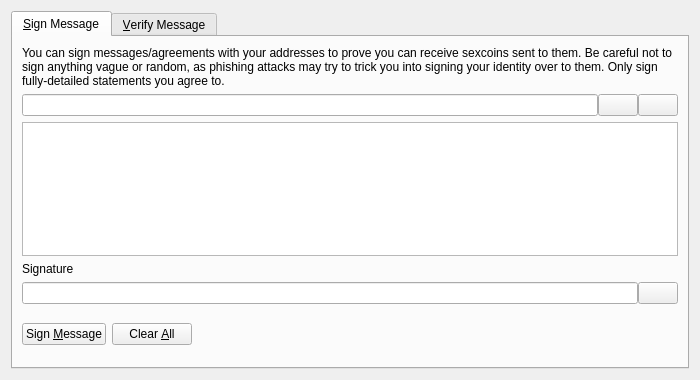
<?xml version="1.0" encoding="UTF-8"?>
<ui version="4.0">
 <class>SignVerifyMessageDialog</class>
 <widget class="QDialog" name="SignVerifyMessageDialog">
  <property name="geometry">
   <rect>
    <x>0</x>
    <y>0</y>
    <width>700</width>
    <height>380</height>
   </rect>
  </property>
  <property name="windowTitle">
   <string>Signatures - Sign / Verify a Message</string>
  </property>
  <property name="modal">
   <bool>true</bool>
  </property>
  <layout class="QVBoxLayout" name="verticalLayout">
   <item>
    <widget class="QTabWidget" name="tabWidget">
     <property name="currentIndex">
      <number>0</number>
     </property>
     <widget class="QWidget" name="tabSignMessage">
      <attribute name="title">
       <string>&amp;Sign Message</string>
      </attribute>
      <layout class="QVBoxLayout" name="verticalLayout_SM">
       <item>
        <widget class="QLabel" name="infoLabel_SM">
         <property name="text">
          <string>You can sign messages/agreements with your addresses to prove you can receive sexcoins sent to them. Be careful not to sign anything vague or random, as phishing attacks may try to trick you into signing your identity over to them. Only sign fully-detailed statements you agree to.</string>
         </property>
         <property name="textFormat">
          <enum>Qt::PlainText</enum>
         </property>
         <property name="wordWrap">
          <bool>true</bool>
         </property>
        </widget>
       </item>
       <item>
        <layout class="QHBoxLayout" name="horizontalLayout_1_SM">
         <property name="spacing">
          <number>0</number>
         </property>
         <item>
          <widget class="QValidatedLineEdit" name="addressIn_SM">
           <property name="toolTip">
            <string>The Sexcoin address to sign the message with</string>
           </property>
          </widget>
         </item>
         <item>
          <widget class="QPushButton" name="addressBookButton_SM">
           <property name="toolTip">
            <string>Choose previously used address</string>
           </property>
           <property name="text">
            <string/>
           </property>
           <property name="icon">
            <iconset resource="../bitcoin.qrc">
             <normaloff>:/icons/address-book</normaloff>:/icons/address-book</iconset>
           </property>
           <property name="shortcut">
            <string>Alt+A</string>
           </property>
           <property name="autoDefault">
            <bool>false</bool>
           </property>
          </widget>
         </item>
         <item>
          <widget class="QPushButton" name="pasteButton_SM">
           <property name="toolTip">
            <string>Paste address from clipboard</string>
           </property>
           <property name="text">
            <string/>
           </property>
           <property name="icon">
            <iconset resource="../bitcoin.qrc">
             <normaloff>:/icons/editpaste</normaloff>:/icons/editpaste</iconset>
           </property>
           <property name="shortcut">
            <string>Alt+P</string>
           </property>
           <property name="autoDefault">
            <bool>false</bool>
           </property>
          </widget>
         </item>
        </layout>
       </item>
       <item>
        <widget class="QPlainTextEdit" name="messageIn_SM">
         <property name="toolTip">
          <string>Enter the message you want to sign here</string>
         </property>
        </widget>
       </item>
       <item>
        <widget class="QLabel" name="signatureLabel_SM">
         <property name="text">
          <string>Signature</string>
         </property>
         <property name="textFormat">
          <enum>Qt::PlainText</enum>
         </property>
        </widget>
       </item>
       <item>
        <layout class="QHBoxLayout" name="horizontalLayout_2_SM">
         <property name="spacing">
          <number>0</number>
         </property>
         <item>
          <widget class="QLineEdit" name="signatureOut_SM">
           <property name="font">
            <font>
             <italic>true</italic>
            </font>
           </property>
           <property name="readOnly">
            <bool>true</bool>
           </property>
          </widget>
         </item>
         <item>
          <widget class="QPushButton" name="copySignatureButton_SM">
           <property name="toolTip">
            <string>Copy the current signature to the system clipboard</string>
           </property>
           <property name="text">
            <string/>
           </property>
           <property name="icon">
            <iconset resource="../bitcoin.qrc">
             <normaloff>:/icons/editcopy</normaloff>:/icons/editcopy</iconset>
           </property>
           <property name="autoDefault">
            <bool>false</bool>
           </property>
          </widget>
         </item>
        </layout>
       </item>
       <item>
        <layout class="QHBoxLayout" name="horizontalLayout_3_SM">
         <item>
          <widget class="QPushButton" name="signMessageButton_SM">
           <property name="toolTip">
            <string>Sign the message to prove you own this Sexcoin address</string>
           </property>
           <property name="text">
            <string>Sign &amp;Message</string>
           </property>
           <property name="icon">
            <iconset resource="../bitcoin.qrc">
             <normaloff>:/icons/edit</normaloff>:/icons/edit</iconset>
           </property>
           <property name="autoDefault">
            <bool>false</bool>
           </property>
          </widget>
         </item>
         <item>
          <widget class="QPushButton" name="clearButton_SM">
           <property name="toolTip">
            <string>Reset all sign message fields</string>
           </property>
           <property name="text">
            <string>Clear &amp;All</string>
           </property>
           <property name="icon">
            <iconset resource="../bitcoin.qrc">
             <normaloff>:/icons/remove</normaloff>:/icons/remove</iconset>
           </property>
           <property name="autoDefault">
            <bool>false</bool>
           </property>
          </widget>
         </item>
         <item>
          <spacer name="horizontalSpacer_1_SM">
           <property name="orientation">
            <enum>Qt::Horizontal</enum>
           </property>
           <property name="sizeHint" stdset="0">
            <size>
             <width>40</width>
             <height>48</height>
            </size>
           </property>
          </spacer>
         </item>
         <item>
          <widget class="QLabel" name="statusLabel_SM">
           <property name="font">
            <font>
             <weight>75</weight>
             <bold>true</bold>
            </font>
           </property>
           <property name="text">
            <string/>
           </property>
           <property name="wordWrap">
            <bool>true</bool>
           </property>
          </widget>
         </item>
         <item>
          <spacer name="horizontalSpacer_2_SM">
           <property name="orientation">
            <enum>Qt::Horizontal</enum>
           </property>
           <property name="sizeHint" stdset="0">
            <size>
             <width>40</width>
             <height>48</height>
            </size>
           </property>
          </spacer>
         </item>
        </layout>
       </item>
      </layout>
     </widget>
     <widget class="QWidget" name="tabVerifyMessage">
      <attribute name="title">
       <string>&amp;Verify Message</string>
      </attribute>
      <layout class="QVBoxLayout" name="verticalLayout_VM">
       <item>
        <widget class="QLabel" name="infoLabel_VM">
         <property name="text">
          <string>Enter the receiver's address, message (ensure you copy line breaks, spaces, tabs, etc. exactly) and signature below to verify the message. Be careful not to read more into the signature than what is in the signed message itself, to avoid being tricked by a man-in-the-middle attack. Note that this only proves the signing party receives with the address, it cannot prove sendership of any transaction!</string>
         </property>
         <property name="textFormat">
          <enum>Qt::PlainText</enum>
         </property>
         <property name="alignment">
          <set>Qt::AlignLeading|Qt::AlignLeft|Qt::AlignTop</set>
         </property>
         <property name="wordWrap">
          <bool>true</bool>
         </property>
        </widget>
       </item>
       <item>
        <layout class="QHBoxLayout" name="horizontalLayout_1_VM">
         <property name="spacing">
          <number>0</number>
         </property>
         <item>
          <widget class="QValidatedLineEdit" name="addressIn_VM">
           <property name="toolTip">
            <string>The Sexcoin address the message was signed with</string>
           </property>
          </widget>
         </item>
         <item>
          <widget class="QPushButton" name="addressBookButton_VM">
           <property name="toolTip">
            <string>Choose previously used address</string>
           </property>
           <property name="text">
            <string/>
           </property>
           <property name="icon">
            <iconset resource="../bitcoin.qrc">
             <normaloff>:/icons/address-book</normaloff>:/icons/address-book</iconset>
           </property>
           <property name="shortcut">
            <string>Alt+A</string>
           </property>
           <property name="autoDefault">
            <bool>false</bool>
           </property>
          </widget>
         </item>
        </layout>
       </item>
       <item>
        <widget class="QPlainTextEdit" name="messageIn_VM"/>
       </item>
       <item>
        <widget class="QValidatedLineEdit" name="signatureIn_VM"/>
       </item>
       <item>
        <layout class="QHBoxLayout" name="horizontalLayout_2_VM">
         <item>
          <widget class="QPushButton" name="verifyMessageButton_VM">
           <property name="toolTip">
            <string>Verify the message to ensure it was signed with the specified Sexcoin address</string>
           </property>
           <property name="text">
            <string>Verify &amp;Message</string>
           </property>
           <property name="icon">
            <iconset resource="../bitcoin.qrc">
             <normaloff>:/icons/transaction_0</normaloff>:/icons/transaction_0</iconset>
           </property>
           <property name="autoDefault">
            <bool>false</bool>
           </property>
          </widget>
         </item>
         <item>
          <widget class="QPushButton" name="clearButton_VM">
           <property name="toolTip">
            <string>Reset all verify message fields</string>
           </property>
           <property name="text">
            <string>Clear &amp;All</string>
           </property>
           <property name="icon">
            <iconset resource="../bitcoin.qrc">
             <normaloff>:/icons/remove</normaloff>:/icons/remove</iconset>
           </property>
           <property name="autoDefault">
            <bool>false</bool>
           </property>
          </widget>
         </item>
         <item>
          <spacer name="horizontalSpacer_1_VM">
           <property name="orientation">
            <enum>Qt::Horizontal</enum>
           </property>
           <property name="sizeHint" stdset="0">
            <size>
             <width>40</width>
             <height>48</height>
            </size>
           </property>
          </spacer>
         </item>
         <item>
          <widget class="QLabel" name="statusLabel_VM">
           <property name="font">
            <font>
             <weight>75</weight>
             <bold>true</bold>
            </font>
           </property>
           <property name="text">
            <string/>
           </property>
           <property name="wordWrap">
            <bool>true</bool>
           </property>
          </widget>
         </item>
         <item>
          <spacer name="horizontalSpacer_2_VM">
           <property name="orientation">
            <enum>Qt::Horizontal</enum>
           </property>
           <property name="sizeHint" stdset="0">
            <size>
             <width>40</width>
             <height>48</height>
            </size>
           </property>
          </spacer>
         </item>
        </layout>
       </item>
      </layout>
     </widget>
    </widget>
   </item>
  </layout>
 </widget>
 <customwidgets>
  <customwidget>
   <class>QValidatedLineEdit</class>
   <extends>QLineEdit</extends>
   <header>qvalidatedlineedit.h</header>
  </customwidget>
 </customwidgets>
 <resources>
  <include location="../bitcoin.qrc"/>
 </resources>
 <connections/>
</ui>
